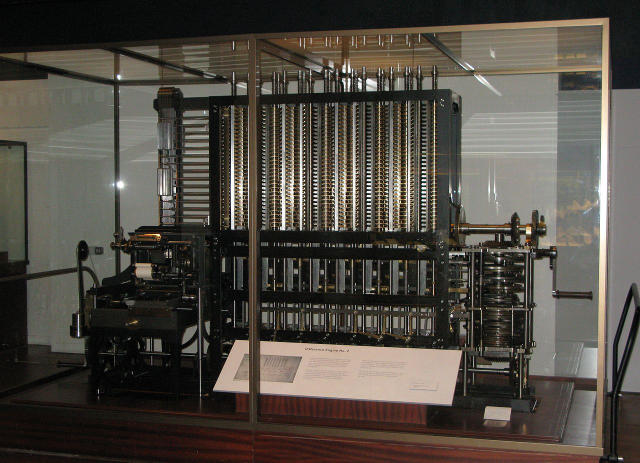
#> input picture Computer Vision/nb_images/1280px-Babbage_Difference_Engine.jpg, 1280 x 926 px, given in place of video-7.avi, which was not available (shown at 1/2 size)
$ python meansh.py
#> lines starting #> are read from the running program, lines starting #| are printed output that depends on the picture; after the words box and inside, x2 and y2 are one past the last pixel; in counts of white or black regions, pixels touching at a corner belong together; pictures that were not available may be replaced by others from this repository, and a replacement may not be noted
# -*- coding: utf-8 -*-
"""
Created on Thu Dec  1 15:16:07 2016

@author: student
"""

import cv2
import numpy as np

class Tracker:
    centroid = (0,0)
    bbox = []
    rect = ((0, 0),(0, 0), 0)
    code = 0
    intersected = False

    def __init__(self, centroid, bbox, rect, code):
        self.centroid = centroid
        self.bbox = bbox
        self.rect = rect
        self.code = code

    def update(self, centroid, bbox, rect):
        self.centroid = centroid
        self.bbox = bbox
        self.rect = rect


def processFrame(frameIn):
    frame_no_green = frameIn
    frame_grey = cv2.cvtColor(frame_no_green,cv2.COLOR_BGR2GRAY)
    ret, frame_bw = cv2.threshold(frame_grey,170,255,0)

    frame_bw = cv2.morphologyEx(frame_bw, cv2.MORPH_CLOSE,cv2.getStructuringElement(cv2.MORPH_RECT,(3,3)))

    return frame_bw


def getContours(frame_bw):
    contours = cv2.findContours(frame_bw.copy(), cv2.RETR_EXTERNAL, cv2.CHAIN_APPROX_SIMPLE)[-2]

    return contours


def getBoundingRectsAndCentroids(contours,thresh=0):

    bboxes = []
    centroids = []
    rects = []

    for c in contours:
        if(cv2.contourArea(c)>5):
            rect = cv2.minAreaRect(c)
            rects.append(rect)
            box = cv2.boxPoints(rect)
            box = np.int0(box)
            bboxes.append(box)
            #centroid calculation
            M = cv2.moments(c)
            cx = (M['m10']/M['m00'])
            cy = (M['m01']/M['m00'])
            centroids.append((cx,cy))

    return bboxes,centroids,rects


def drawBoundingRects(frame,rects):
    for box in rects:
        cv2.drawContours(frame,[box],0,(0,180,180),2)

def drawCentroids(frame,centroids):
    for c in centroids:
        cx = int(c[0])
        cy = int(c[1])
        cv2.circle(frame,(cx,cy),1,(0,0,255), -1)

def drawCode(frame,trackers):
    for tracker in trackers:
        c = tracker.centroid
        cx = int(c[0])
        cy = int(c[1])
        cv2.putText(frame,str(tracker.code),(cx,cy),cv2.FONT_HERSHEY_SIMPLEX,0.5,(255,255,0))

def drawAll(frame,rects,centroids):
    drawBoundingRects(frame,rects)
    drawCentroids(frame,centroids)


def checkNeighbour(centroid1,centroid2,tolerance):
    if((abs(centroid1[0]-centroid2[0])<=tolerance) and (abs(centroid1[1]-centroid2[1])<=tolerance)):
        return True
    else:
        return False


def checkForRemoval(centroid,x,y,tolerance):
    if(x-centroid[0]<=tolerance or y-centroid[1]<=tolerance):
        return True
    else:
        return False


def addToTrackerList(tracked_list, tracker):

    tmp = []#tracked_list

    check = False
    toAddNew = True

    for t in tracked_list:
        if(t.intersected == False):
            threshold = 15
        else:
            threshold = 30

        check = checkNeighbour(t.centroid,tracker.centroid,threshold)
        if(checkForRemoval(t.centroid,640,480,20)==False):
            if(check==True):
                #if(t.intersected == False):
                tracker.code = t.code #preuzmi identifikaciju
                tracker.intersected = t.intersected
                tmp.append(tracker)

                toAddNew = False
            else:
                tmp.append(t)

    global counter

    #Ako se do kraja ni sa kim nije poklopio, treba ga dodati kao novi objekat
    if(toAddNew):
        tracker.code = counter #dodeli novu identifikaciju
        counter = counter+1
        tmp.append(tracker)

    return tmp


def createTrackersFromBoxesAndCentroids(bboxes,centroids,rects):
    trackers = []

    for i in range(len(bboxes)):
        tmp = Tracker(centroids[i],bboxes[i],rects[i],-1)
        trackers.append(tmp)

    return trackers


counter = 0

path = "E:\\FTN\\7. semestar\\SC\\Lvl3\\level-3-video-train\\level-3-video-train\\videos\\video-7.avi"
tracked_objects = []

video = cv2.VideoCapture(path)

video.isOpened()

total = 0
id_touched = []

while(1):
    grabbed,frame1 = video.read()
#> frame1 is the input picture: shape (926, 1280, 3); mean B, G, R 67.1, 74.7, 80.1

    if(grabbed==True):

        #linija
        empty_frame = np.ones_like(frame1)
        cv2.line(empty_frame,(100,450),(500,100),(200,200,200), 2)
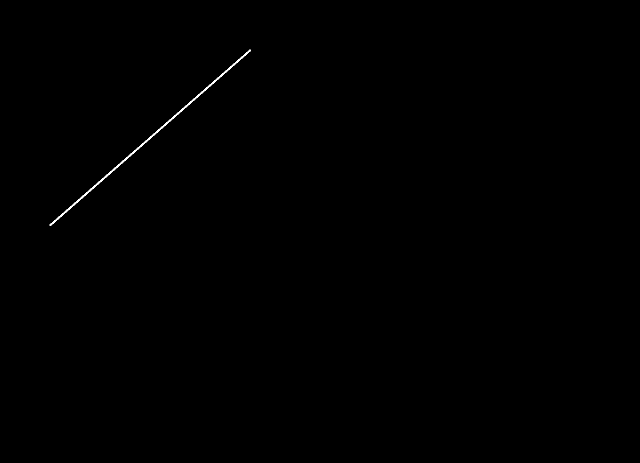
#> empty_frame: shape (926, 1280, 3) (shown at 1/2 size); values 1 (black) and 200 (white), 0.15% white in thin lines or dots, all inside (x1, y1, x2, y2) = (99, 99, 502, 452)
        line_contour = getContours(processFrame(empty_frame))
#> in getContours, `contours = cv2.findContours(frame_bw.copy(), cv2.RETR_EXTERNAL, cv2.CH..`: contours = 1 contour; box (x1, y1, x2, y2) and area: (99, 99, 502, 452) 1324
#> line_contour has the same summary as contours in getContours
        line_bbox,line_centroid,line_rect = getBoundingRectsAndCentroids(line_contour)
#> the loop in getBoundingRectsAndCentroids, `for c in contours:` made 1 pass
#> (rect, box, cx, cy) on pass 1: (((300, 275), (533, 3.2), -41.19), [[100, 451], [98, 449], [499, 98], [501, 100]], 298.2, 276.6)
#> after the loop in getBoundingRectsAndCentroids, `for c in contours:`: bboxes = [[[100, 451], [98, 449], [499, 98], [501, 100]]]; centroids = [(298.2, 276.6)]; rects = [((300, 275), (533, 3.2), -41.19)]
#> line_bbox = [[[100, 451], [98, 449], [499, 98], [501, 100]]]; line_centroid = [(298.2, 276.6)]; line_rect = [((300, 275), (533, 3.2), -41.19)]

        drawBoundingRects(empty_frame,line_bbox)
#> the loop in drawBoundingRects, `for box in rects:` made 1 pass
#> box on pass 1: [[100, 451], [98, 449], [499, 98], [501, 100]]


        #ostatak
        frame = frame1.copy()   #za prikaz
        frame1 = processFrame(frame1)
#> in processFrame (call 2), `frame_grey = cv2.cvtColor(frame_no_green,cv2.COLOR_BGR2GRAY)`:
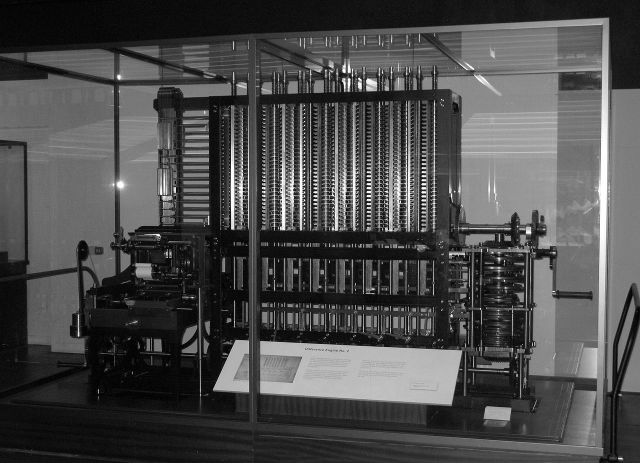
#> frame_grey: shape (926, 1280) (shown at 1/2 size); min 0, max 255, mean 75.5
#> in processFrame (call 2), `ret, frame_bw = cv2.threshold(frame_grey,170,255,0)`:
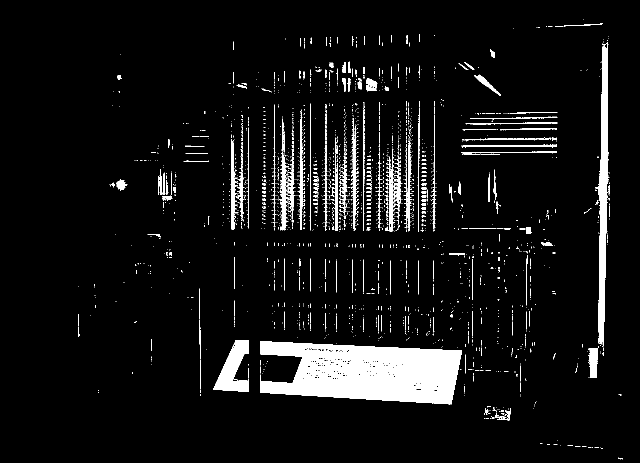
#> frame_bw: shape (926, 1280) (shown at 1/2 size); 6.6% white; 2590 white regions (2371 under 20 px), largest, box (x1, y1, x2, y2) and area: (521, 682, 924, 809) 35599, (1190, 84, 1217, 692) 7629, (426, 680, 498, 784) 3745
#> in processFrame (call 2), `frame_bw = cv2.morphologyEx(frame_bw, cv2.MORPH_CLOSE,cv2.getStructuri..`:
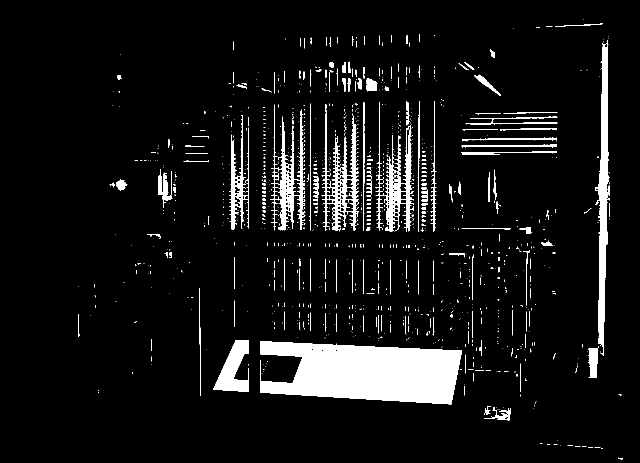
#> frame_bw: shape (926, 1280) (shown at 1/2 size); 7.4% white; 1080 white regions (890 under 20 px)

        contours = getContours(frame1)
#> in getContours (call 2), `contours = cv2.findContours(frame_bw.copy(), cv2.RETR_EXTERNAL, cv2.CH..`: contours = 1078 contours, 1001 with area under 20; largest, box (x1, y1, x2, y2) and area: (521, 682, 924, 809) 36962, (1190, 80, 1220, 712) 7470, (643, 208, 717, 463) 6001, (540, 209, 611, 461) 5649, (751, 204, 828, 464) 5234

        bboxes,centroids,rects = getBoundingRectsAndCentroids(contours)
#> the loop in getBoundingRectsAndCentroids (call 2), `for c in contours:` made 1078 passes
#> (rect, box, cx, cy) on passes 1, 18, 19, 65, 72, 74: (((1240, 916.7), (2.36, 8.31), -82.87), [[1243, 918], [1235, 917], [1236, 915], [1244, 916]], 1240.7, 916.8), (((994.8, 826.2), (24.39, 51.85), -85.6), [[1019, 840], [967, 836], [969, 812], [1021, 816]], 1006.9, 831.1), (((974.9, 821), (16.87, 10.97), -85.6), [[979, 829], [968, 828], [970, 812], [980, 812]], 973.3, 822.8), (((1108, 712), (12.63, 1.49), -68.2), [[1106, 718], [1104, 717], [1109, 705], [1111, 706]], 1107.8, 712.4), (((1185, 725.5), (59, 18), -90), [[1194, 755], [1176, 755], [1176, 696], [1194, 696]], 1186.3, 724), (((1023.8, 704), (16.12, 1.33), -83.66), [[1023, 712], [1022, 711], [1024, 695], [1025, 696]], 1024, 701.6)
#> rect on pass 545: ((825, 431), (4.24, 2.83), -45)
#> bboxes = 156 items; centroids = 156 pairs, first value 156.6 to 1240.7, second value 49.17 to 916.8; rects = 156 items

        trackers = createTrackersFromBoxesAndCentroids(bboxes,centroids,rects)
#> the loop in createTrackersFromBoxesAndCentroids, `for i in range(len(bboxes)):` made 156 passes
#> trackers = 156 items

        for t in trackers:
            tracked_objects = addToTrackerList(tracked_objects, t)

        for t in tracked_objects:
            res = cv2.rotatedRectangleIntersection(line_rect[0],t.rect)
            if(res[1]!=None and res[0]==1):
                already_touched = False
                for el in id_touched:
                    if(el == t.code):
                        already_touched = True
                        break
                if(already_touched==False):
                    id_touched.append(t.code)
                    if(t.intersected == False):
                        total = total+1
                    else:
                        t.intersected = True
#> this loop made 18 passes

        #print("no of tracked objects: "+str(len(tracked_objects)))
        #print("no of centroids: "+str(len(centroids)))

        #empty_frame for model only
        drawAll(frame,bboxes,centroids)
#> the loop in drawBoundingRects (call 2), `for box in rects:` made 156 passes
#> box on passes 1 to 3: [[1243, 918], [1235, 917], [1236, 915], [1244, 916]], [[1019, 840], [967, 836], [969, 812], [1021, 816]], [[979, 829], [968, 828], [970, 812], [980, 812]]
#> after the loop in drawBoundingRects (call 2), `for box in rects:`:
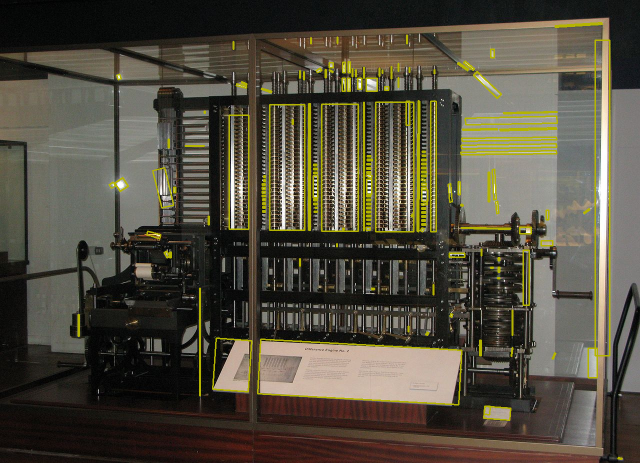
#> frame: shape (926, 1280, 3) (shown at 1/2 size); 3.76% of pixels changed, all inside (x1, y1, x2, y2) = (155, 44, 1246, 920)
#> the loop in drawCentroids, `for c in centroids:` made 156 passes
#> c on passes 1 to 3: (1240.7, 916.8), (1006.9, 831.1), (973.3, 822.8)
#> after the loop in drawCentroids, `for c in centroids:`:
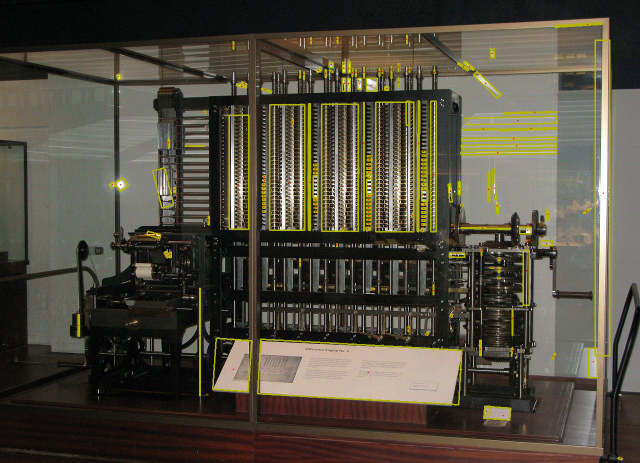
#> frame: shape (926, 1280, 3) (shown at 1/2 size); 0.07% of pixels changed, all inside (x1, y1, x2, y2) = (155, 48, 1242, 918)
        #cv2.line(frame,(100,450),(500,100),(200,200,200), 2)
        drawCode(frame,tracked_objects)
#> the loop in drawCode, `for tracker in trackers:` made 18 passes
#> after the loop in drawCode, `for tracker in trackers:`:
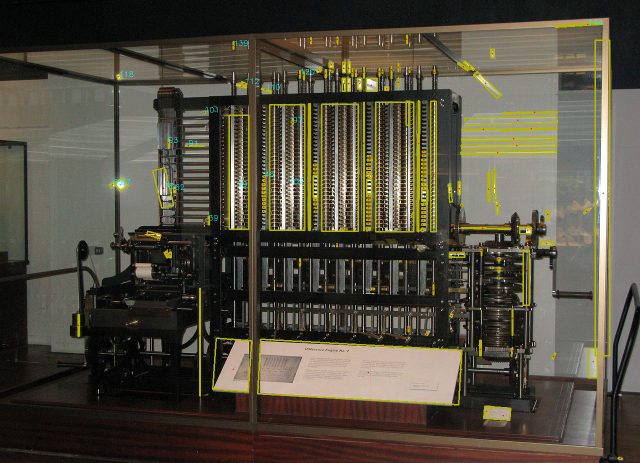
#> frame: shape (926, 1280, 3) (shown at 1/2 size); 0.09% of pixels changed, all inside (x1, y1, x2, y2) = (227, 39, 1205, 441)
        cv2.putText(frame,"Total: "+str(total),(450,80),cv2.FONT_HERSHEY_DUPLEX,1,(255,255,0))
#> frame: shape (926, 1280, 3); 0.04% of pixels changed, all inside (x1, y1, x2, y2) = (452, 59, 571, 81)

        cv2.imshow('img',frame)


        k = cv2.waitKey(15) & 0xff
#> (key Esc is pressed here)
        if k == 15:
            break

    else:
        break


cv2.destroyAllWindows()
video.release()

print("TOTAL: "+str(total))
